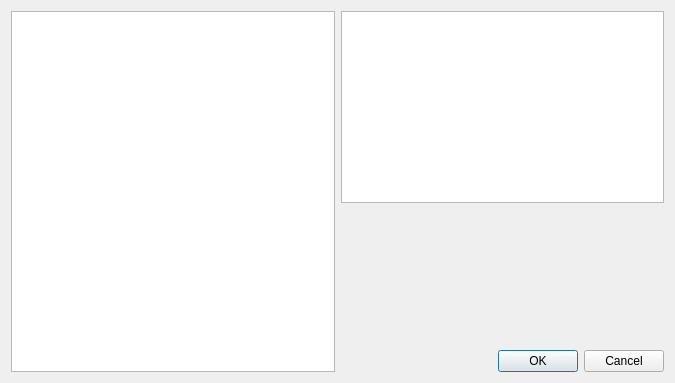
<?xml version="1.0" encoding="UTF-8"?>
<ui version="4.0">
 <class>TermsChooserDialog</class>
 <widget class="QDialog" name="TermsChooserDialog">
  <property name="geometry">
   <rect>
    <x>0</x>
    <y>0</y>
    <width>675</width>
    <height>383</height>
   </rect>
  </property>
  <property name="windowTitle">
   <string notr="true">Terms Chooser</string>
  </property>
  <layout class="QGridLayout" name="gridLayout">
   <item row="0" column="0" rowspan="3">
    <widget class="QListView" name="listView"/>
   </item>
   <item row="0" column="1">
    <widget class="QPlainTextEdit" name="plainTextEdit">
     <property name="undoRedoEnabled">
      <bool>false</bool>
     </property>
     <property name="readOnly">
      <bool>true</bool>
     </property>
    </widget>
   </item>
   <item row="1" column="1">
    <spacer name="verticalSpacer">
     <property name="orientation">
      <enum>Qt::Vertical</enum>
     </property>
     <property name="sizeHint" stdset="0">
      <size>
       <width>20</width>
       <height>135</height>
      </size>
     </property>
    </spacer>
   </item>
   <item row="2" column="1">
    <widget class="QDialogButtonBox" name="buttonBox">
     <property name="orientation">
      <enum>Qt::Horizontal</enum>
     </property>
     <property name="standardButtons">
      <set>QDialogButtonBox::Cancel|QDialogButtonBox::Ok</set>
     </property>
    </widget>
   </item>
  </layout>
 </widget>
 <resources/>
 <connections>
  <connection>
   <sender>buttonBox</sender>
   <signal>accepted()</signal>
   <receiver>TermsChooserDialog</receiver>
   <slot>accept()</slot>
   <hints>
    <hint type="sourcelabel">
     <x>248</x>
     <y>254</y>
    </hint>
    <hint type="destinationlabel">
     <x>157</x>
     <y>274</y>
    </hint>
   </hints>
  </connection>
  <connection>
   <sender>buttonBox</sender>
   <signal>rejected()</signal>
   <receiver>TermsChooserDialog</receiver>
   <slot>reject()</slot>
   <hints>
    <hint type="sourcelabel">
     <x>316</x>
     <y>260</y>
    </hint>
    <hint type="destinationlabel">
     <x>286</x>
     <y>274</y>
    </hint>
   </hints>
  </connection>
 </connections>
</ui>
